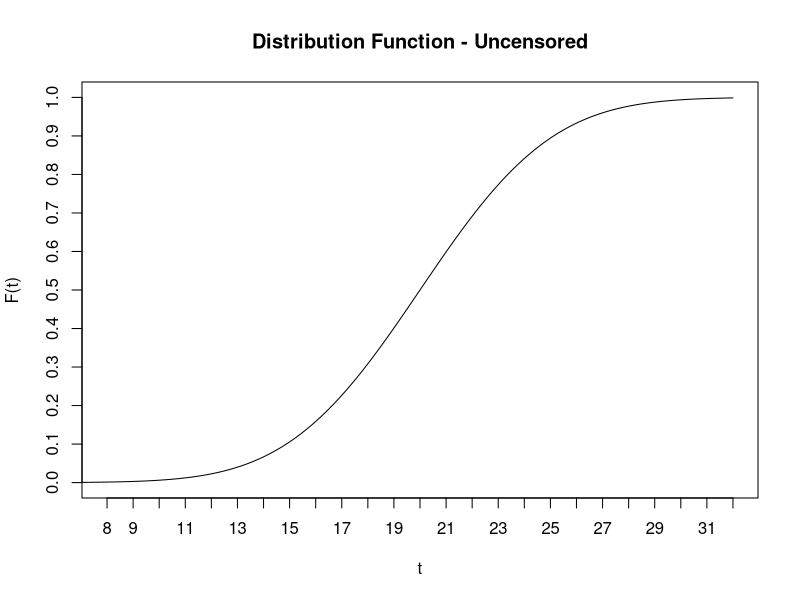
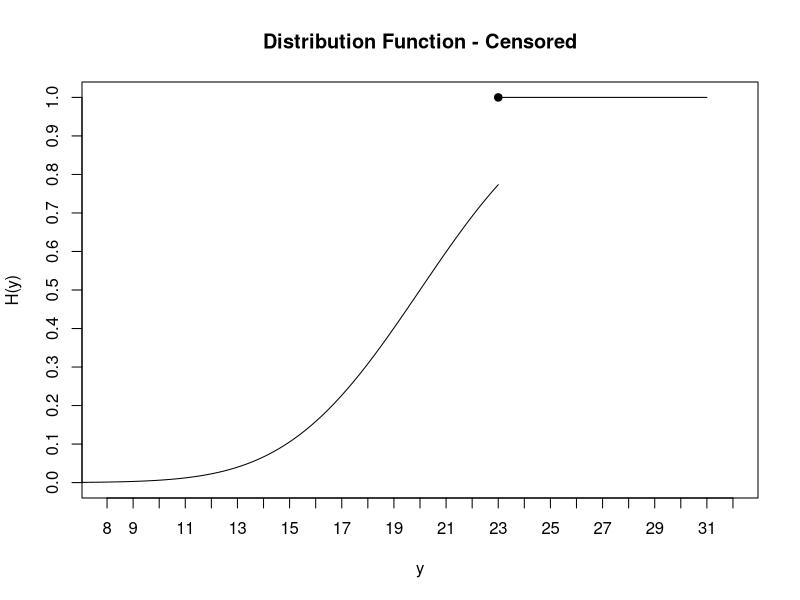

The R source for these figures, in order:
y <- seq(0,32,.01)
yc <- seq(0,23,.01)
h=rep(1,900)
x=seq(23.01,32,.01)
p <- seq(0,1,.001)
Y <- pnorm(y,20,4)
Yc <- pnorm(yc,20,4)

#par(mfrow=c(3,1))
#postscript("u:/meth1/psfiles/cdfuncensored.ps")

plot(y,Y,type="l",ylab="F(t)", xlab="t",lab=c(21,11,7),xlim=c(8,32),ylim=c(0,1))
title("Distribution Function - Uncensored")

#postscript("u:/meth1/psfiles/cdfcensored.ps")

plot(yc,Yc,type="l",ylab="H(y)", xlab="y",lab=c(21,11,7),xlim=c(8,32),ylim=c(0,1))
title("Distribution Function - Censored")
lines(c(23,31),c(1,1))
points(23,1,pch=19)

#graphics.off()
 
